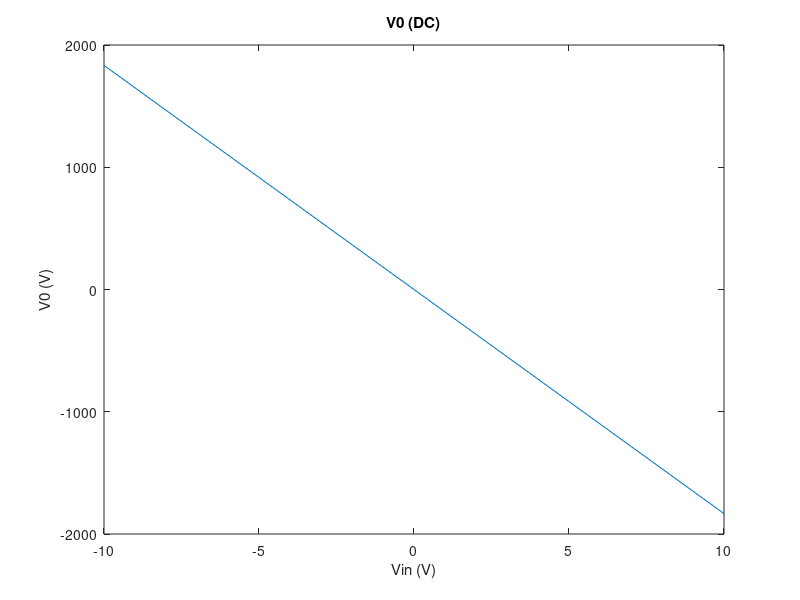
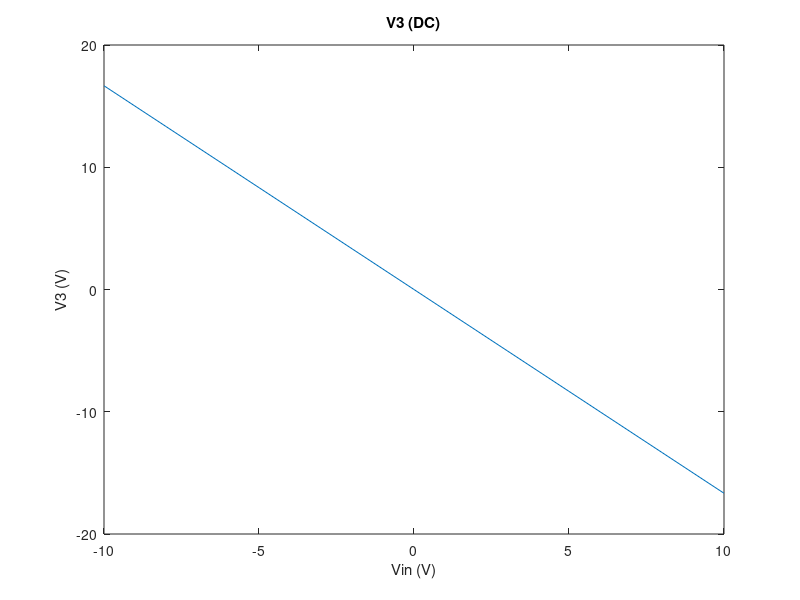
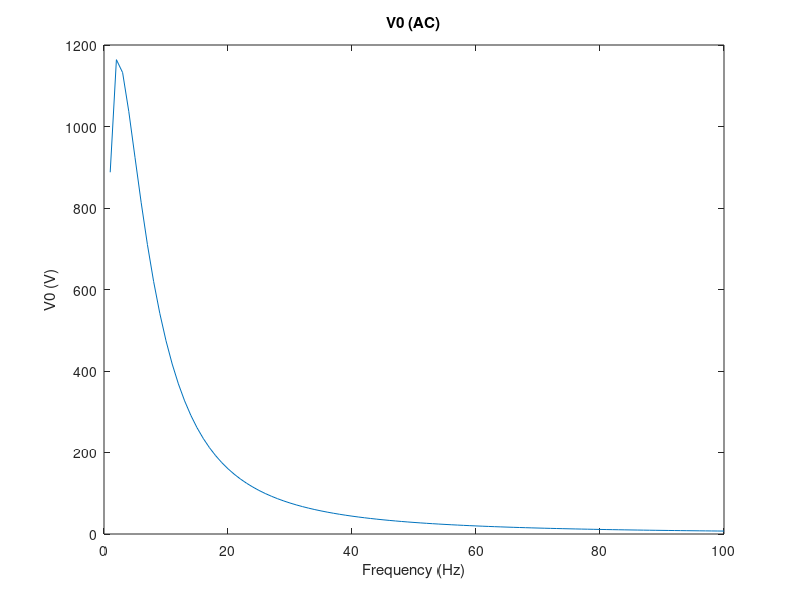
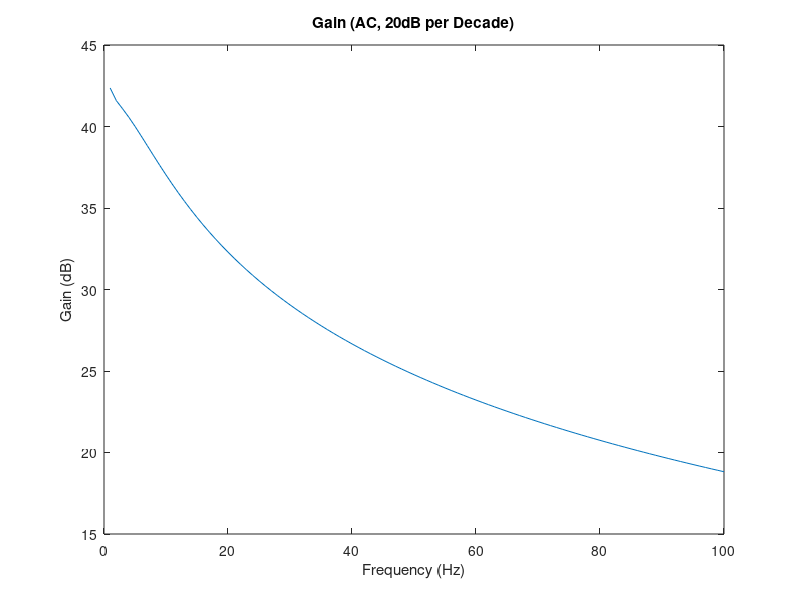

Source code (MATLAB) for these figures, in order: (Note: this script raises an error after producing the figures.)
%MNPA for ELEC4700
%Philippe Masson
clear;
close all;

R1 = 1;
Cap = 0.25;
R2 = 2;
L = 0.2;
R3 = 10;
a = 100;
R4 = 0.1;
R0 = 1000;
Vin = -10;
freq = 100;

%    I1, I2, I3,   V3,   V2,    V1,  V
G =[ -1,  1,  1,    0,    0,     0,  0;
      0,  0,  0,   -1,    1,     0,  0; 
     -1,  0,  0,    0, 1/R1, -1/R1,  0;
      0,  0, -1, 1/R3,    1,     0,  0;
      0, -1,  0,    0, 1/R2,     0,  0;     
      0,  0,  a,    0,    0,     0, -1; 
      0,  0,  0,    0,    0,     1,  0];
  
C = [ 0,  0,  0,    0,    0,     0,  0;
      0,  0,  L,    0,    0,     0,  0; 
      0,  0,  0,    0,  Cap,  -Cap,  0;
      0,  0,  0,    0,    0,     0,  0;
      0,  0,  0,    0,    0,     0,  0;    
      0,  0,  0,    0,    0,     0,  0;
      0,  0,  0,    0,    0,     0,  0];
  
F = [0;
     0;
     0;
     0;
     0;
     0;
     Vin];

%DC Sweep
Vin = -10;
V3Array = [];
V0Array = [];
VinArray = [];
Vcount = 1;
while (Vin <= 10)
    F = [0;
    0;
    0;
    0;
    0;
    0;
    Vin];
    VDC = G\F;
    V3Array(Vcount) = VDC(4);
    V0Array(Vcount) = VDC(7)*R0/(R4+R0);
    VinArray(Vcount) = Vin;
    Vcount = Vcount + 1;
    Vin = Vin + 1;
end

%plot
figure();
plot(VinArray, V0Array);
title('V0 (DC)');
xlabel('Vin (V)');
ylabel('V0 (V)');
figure();
plot(VinArray, V3Array);
title('V3 (DC)');
xlabel('Vin (V)');
ylabel('V3 (V)');


%AC Sweep;
VAC = (G+1i*2*pi*freq*C)\F;
freq = 1;
Vin = 10;
V0ACArr = [];
freqArr = [];
gainArr = [];
Vcount = 1;
 while (freq <= 1e2)
    VAC = (G+1i*2*pi*freq*C)\F;
    V0ACArr(Vcount) = VAC(7)*R0/(R4+R0);
    freqArr(Vcount) = freq;
    gainArr(Vcount) = 20*log10(V0ACArr(Vcount)/Vin);
    freq = freq + 1;
    Vcount = Vcount + 1;
 end
 
 %plot  
 figure();
 plot(freqArr, V0ACArr);
 title('V0 (AC)');
 xlabel('Frequency (Hz)');
 ylabel('V0 (V)');
 
 figure();
 plot(freqArr, gainArr);
 title('Gain (AC, 20dB per Decade)');
 xlabel('Frequency (Hz)');
 ylabel('Gain (dB)');
 
 %AC Sweep2;
 CArr = normrnd(Cap,0.05,[100000,1]);
 CArr = sort(CArr);
 
 Vin = 10;
 V0AC2Arr = [];
 gain2Arr = [];
 for c = 1:length(CArr)
    VAC = (G+1i*pi*CArr(c))\F;     
    V0AC2Arr(c) = VAC(7)*R0/(R4+R0);
    gain2Arr(c) = 20*log10(V0AC2Arr(c)/Vin);
 end
 
 %plot
 figure();
 plot(CArr, gain2Arr);
 title('Gain of C Perturbations (AC, 20dB per Decade)');
 xlabel('C');
 ylabel('Gain (dB)');
 
 figure();
 histogram(real(gain2Arr))
 title('Gain Histogram of C Perturbations');
 